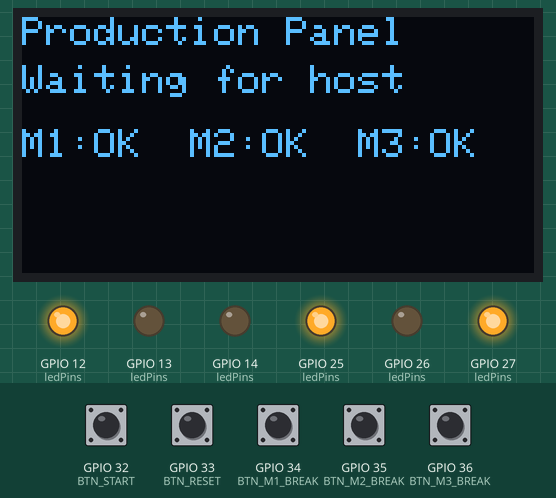
This sketch was run on a simulated ESP32. On the bench: 128×64 one-colour display, output pins drawn as LEDs (lit = HIGH). The inputs (shaded band) are chosen by the test bench; at power-on: GPIO 32 (BTN_START), GPIO 33 (BTN_RESET) HIGH, GPIO 34 (BTN_M1_BREAK), GPIO 35 (BTN_M2_BREAK), GPIO 36 (BTN_M3_BREAK) LOW. What the sketch prints to the serial monitor is not drawn.

Above: at 1.3 s.
1.4 s: GPIO 34 (BTN_M1_BREAK) pulled HIGH for 0.15 s
At 2.3 s:
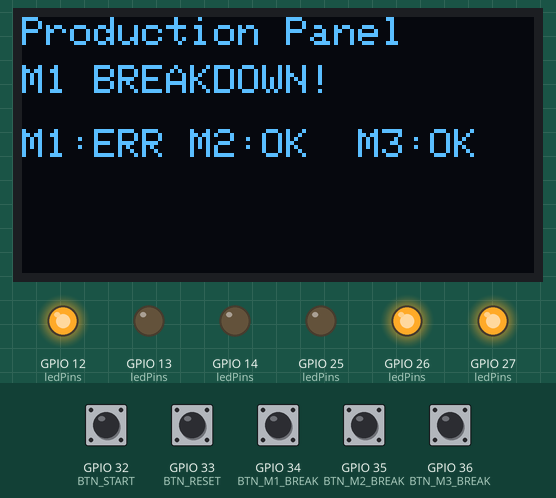
3.0 s: GPIO 32 (BTN_START) pulled LOW for 0.15 s
At 4.1 s:
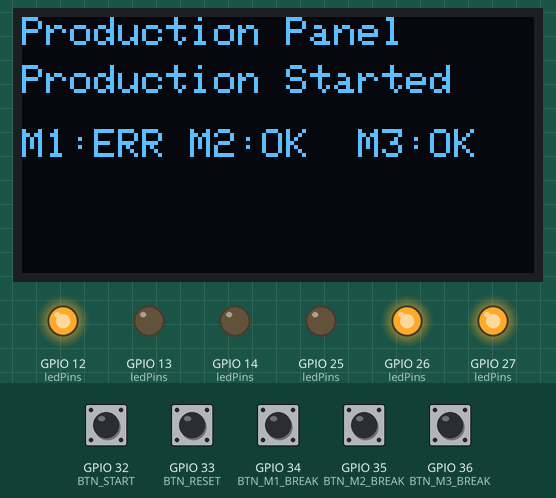
4.6 s: GPIO 33 (BTN_RESET) pulled LOW for 0.15 s
At 5.1 s:
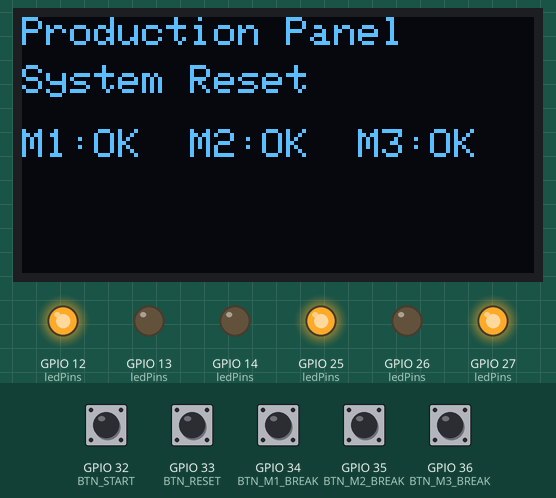
6.2 s: GPIO 32 (BTN_START) pulled LOW for 1 s
At 6.5 s:
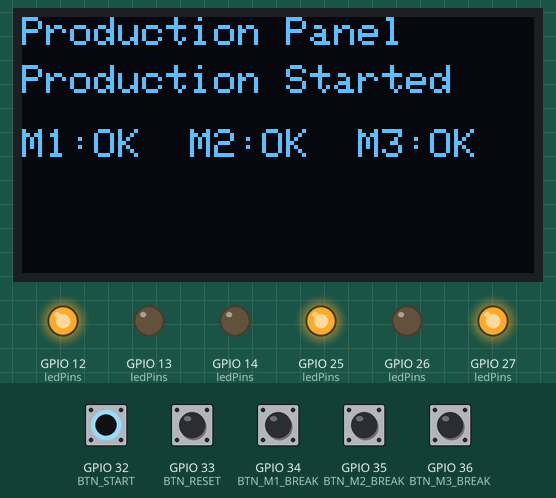
8.7 s: GPIO 35 (BTN_M2_BREAK) pulled HIGH for 0.15 s
At 9.2 s:
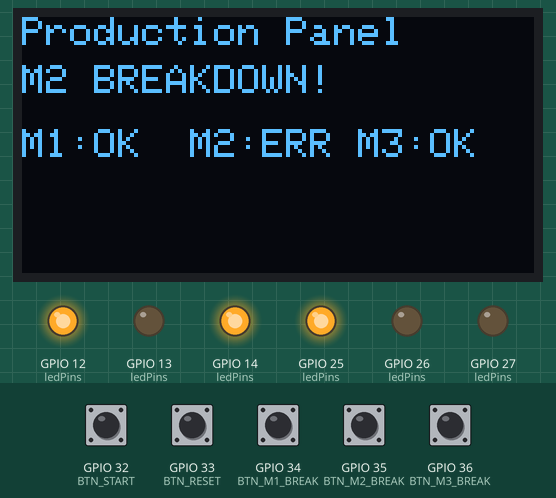
10.3 s: GPIO 36 (BTN_M3_BREAK) pulled HIGH for 0.15 s
At 11.4 s:
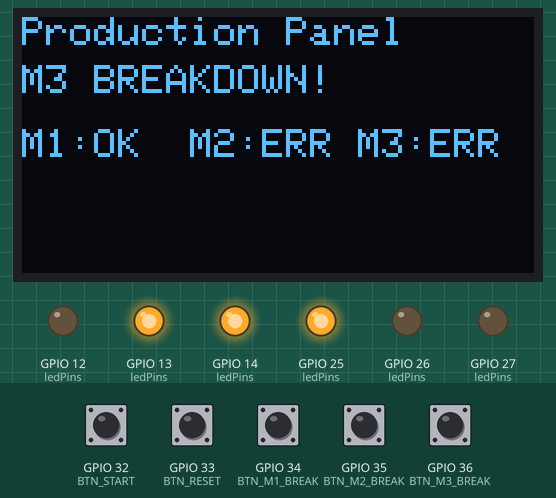
Timing chart, 0 to 12.9 s (numbered marks = the images above; inputs shaded):
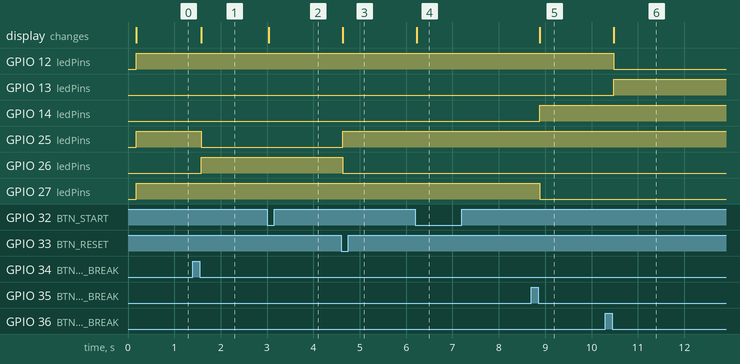

Measured:
- after the input at 1.4 s, GPIO 25 (ledPins): HIGH → LOW after 0.18 s; GPIO 26 (ledPins): LOW → HIGH after 0.18 s; the display: changes after 0.18 s (image 1)
- after the input at 3.0 s, the display: changes at once (image 2)
- after the input at 4.6 s, GPIO 25 (ledPins): LOW → HIGH at once; GPIO 26 (ledPins): HIGH → LOW at once; the display: changes at once (image 3)
- after the input at 6.2 s, the display: changes at once (image 4)
- after the input at 8.7 s, GPIO 14 (ledPins): LOW → HIGH after 0.18 s; GPIO 27 (ledPins): HIGH → LOW after 0.18 s; the display: changes after 0.18 s (image 5)
- after the input at 10.3 s, GPIO 12 (ledPins): HIGH → LOW after 0.18 s; GPIO 13 (ledPins): LOW → HIGH after 0.18 s; the display: changes after 0.18 s (image 6)

The sketch:

esp32_controller.ino
```cpp
/*
  ESP32 Production Control Panel Firmware
  ========================================

  Hardware:
  - 3 RGB LEDs (or 3 sets of R/G LEDs) for machine status
  - 5 push buttons: Start, Reset, M1 Breakdown, M2 Breakdown, M3 Breakdown
  - 1 SSD1306 OLED display (I2C)

  Communication:
  - USB Serial at 115200 baud
  - Newline-delimited JSON protocol

  The ESP32 is the physical interface / controller.
  Python on the laptop is the scheduling engine and source of truth.
*/

#include <Arduino.h>
#include <ArduinoJson.h>
#include <Wire.h>
#include <Adafruit_GFX.h>
#include <Adafruit_SSD1306.h>

// ===== Pin Definitions =====
// Machine Status LEDs (Active HIGH)
// Each machine has a Green LED (available/idle) and a Red LED (busy/down)
#define M1_LED_GREEN 25
#define M1_LED_RED   26
#define M2_LED_GREEN 27
#define M2_LED_RED   14
#define M3_LED_GREEN 12
#define M3_LED_RED   13

// Push Buttons (Active LOW with internal pull-up)
#define BTN_START    32
#define BTN_RESET    33
#define BTN_M1_BREAK 34
#define BTN_M2_BREAK 35
#define BTN_M3_BREAK 36

// OLED Display (I2C)
#define OLED_WIDTH   128
#define OLED_HEIGHT  64
#define OLED_ADDR    0x3C
#define OLED_SDA     21
#define OLED_SCL     22

// ===== Configuration =====
#define SERIAL_BAUD  115200
#define DEBOUNCE_MS  250        // Button debounce time
#define HEARTBEAT_MS 5000       // Heartbeat interval
#define SERIAL_BUFFER_SIZE 512  // Max JSON message size

// ===== OLED Display =====
Adafruit_SSD1306 display(OLED_WIDTH, OLED_HEIGHT, &Wire, -1);
bool oledAvailable = false;

// ===== Machine States =====
enum MachineState {
  STATE_IDLE,
  STATE_BUSY,
  STATE_DOWN
};

MachineState machineStates[3] = {STATE_IDLE, STATE_IDLE, STATE_IDLE};
const char* machineNames[3] = {"M1", "M2", "M3"};

// ===== Button State =====
struct Button {
  int pin;
  unsigned long lastPress;
  bool lastState;
};

Button buttons[5] = {
  {BTN_START,    0, HIGH},
  {BTN_RESET,    0, HIGH},
  {BTN_M1_BREAK, 0, HIGH},
  {BTN_M2_BREAK, 0, HIGH},
  {BTN_M3_BREAK, 0, HIGH}
};

// ===== Serial Buffer =====
char serialBuffer[SERIAL_BUFFER_SIZE];
int bufferIndex = 0;

// ===== Timing =====
unsigned long lastHeartbeat = 0;
String displayLine1 = "Production Panel";
String displayLine2 = "Ready";
String displayLine3 = "";
String displayLine4 = "";

// ===== Function Prototypes =====
void setupPins();
void setupOLED();
void handleButtons();
void handleSerial();
void processMessage(const char* json);
void sendEvent(const char* type, const char* data = nullptr);
void updateLEDs();
void updateDisplay();
void setMachineState(int machineIdx, MachineState state);

// ===== Setup =====
void setup() {
  Serial.begin(SERIAL_BAUD);
  delay(100);

  setupPins();
  setupOLED();

  // Send startup message
  sendEvent("STARTUP");

  displayLine1 = "Production Panel";
  displayLine2 = "Waiting for host";
  updateDisplay();
}

// ===== Main Loop =====
void loop() {
  handleButtons();
  handleSerial();
  updateLEDs();

  // Periodic heartbeat
  if (millis() - lastHeartbeat >= HEARTBEAT_MS) {
    sendEvent("HEARTBEAT");
    lastHeartbeat = millis();
  }

  delay(10); // Small delay to prevent watchdog issues
}

// ===== Pin Setup =====
void setupPins() {
  // LED outputs
  int ledPins[] = {
    M1_LED_GREEN, M1_LED_RED,
    M2_LED_GREEN, M2_LED_RED,
    M3_LED_GREEN, M3_LED_RED
  };
  for (int i = 0; i < 6; i++) {
    pinMode(ledPins[i], OUTPUT);
    digitalWrite(ledPins[i], LOW);
  }

  // Button inputs with pull-up
  // Note: GPIO 34, 35, 36 do not have internal pull-ups on ESP32
  // Use external 10k pull-up resistors for these pins
  pinMode(BTN_START, INPUT_PULLUP);
  pinMode(BTN_RESET, INPUT_PULLUP);
  pinMode(BTN_M1_BREAK, INPUT);  // Needs external pull-up
  pinMode(BTN_M2_BREAK, INPUT);  // Needs external pull-up
  pinMode(BTN_M3_BREAK, INPUT);  // Needs external pull-up
}

// ===== OLED Setup =====
void setupOLED() {
  Wire.begin(OLED_SDA, OLED_SCL);
  if (display.begin(SSD1306_SWITCHCAPVCC, OLED_ADDR)) {
    oledAvailable = true;
    display.clearDisplay();
    display.setTextSize(1);
    display.setTextColor(SSD1306_WHITE);
    display.setCursor(0, 0);
    display.println("Smart Production");
    display.println("Scheduling System");
    display.println();
    display.println("Initializing...");
    display.display();
  }
}

// ===== Button Handling =====
void handleButtons() {
  unsigned long now = millis();

  for (int i = 0; i < 5; i++) {
    bool currentState = digitalRead(buttons[i].pin);

    // Detect falling edge (button press, active LOW)
    if (currentState == LOW && buttons[i].lastState == HIGH) {
      if (now - buttons[i].lastPress >= DEBOUNCE_MS) {
        buttons[i].lastPress = now;

        switch (i) {
          case 0: // START
            sendEvent("START");
            displayLine2 = "Production Started";
            break;
          case 1: // RESET
            sendEvent("RESET");
            for (int m = 0; m < 3; m++) {
              machineStates[m] = STATE_IDLE;
            }
            displayLine2 = "System Reset";
            break;
          case 2: // M1 BREAKDOWN
            sendEvent("BREAKDOWN", "{\"machine\":\"M1\"}");
            displayLine2 = "M1 BREAKDOWN!";
            setMachineState(0, STATE_DOWN);
            break;
          case 3: // M2 BREAKDOWN
            sendEvent("BREAKDOWN", "{\"machine\":\"M2\"}");
            displayLine2 = "M2 BREAKDOWN!";
            setMachineState(1, STATE_DOWN);
            break;
          case 4: // M3 BREAKDOWN
            sendEvent("BREAKDOWN", "{\"machine\":\"M3\"}");
            displayLine2 = "M3 BREAKDOWN!";
            setMachineState(2, STATE_DOWN);
            break;
        }
        updateDisplay();
      }
    }
    buttons[i].lastState = currentState;
  }
}

// ===== Serial Handling =====
void handleSerial() {
  while (Serial.available() > 0) {
    char c = Serial.read();

    if (c == '\n' || c == '\r') {
      if (bufferIndex > 0) {
        serialBuffer[bufferIndex] = '\0';
        processMessage(serialBuffer);
        bufferIndex = 0;
      }
    } else {
      if (bufferIndex < SERIAL_BUFFER_SIZE - 1) {
        serialBuffer[bufferIndex++] = c;
      } else {
        // Buffer overflow — discard
        bufferIndex = 0;
      }
    }
  }
}

// ===== Process Incoming JSON Message =====
void processMessage(const char* json) {
  StaticJsonDocument<512> doc;
  DeserializationError error = deserializeJson(doc, json);

  if (error) {
    // Invalid JSON — ignore silently
    return;
  }

  const char* type = doc["type"] | "UNKNOWN";

  if (strcmp(type, "STATUS_UPDATE") == 0) {
    // Update machine states
    JsonObject machines = doc["data"]["machines"];
    for (int i = 0; i < 3; i++) {
      if (machines.containsKey(machineNames[i])) {
        const char* state = machines[machineNames[i]];
        if (strcmp(state, "IDLE") == 0) {
          setMachineState(i, STATE_IDLE);
        } else if (strcmp(state, "BUSY") == 0) {
          setMachineState(i, STATE_BUSY);
        } else if (strcmp(state, "DOWN") == 0) {
          setMachineState(i, STATE_DOWN);
        }
      }
    }

    // Update display text
    const char* displayText = doc["data"]["display"] | nullptr;
    if (displayText) {
      displayLine3 = String(displayText);
    }
    updateDisplay();

    // Send acknowledgement
    sendEvent("ACK", "{\"ack\":\"STATUS_UPDATE\"}");
  }
  else if (strcmp(type, "DISPLAY_TEXT") == 0) {
    const char* line1 = doc["data"]["line1"] | nullptr;
    const char* line2 = doc["data"]["line2"] | nullptr;
    const char* line3 = doc["data"]["line3"] | nullptr;
    const char* line4 = doc["data"]["line4"] | nullptr;

    if (line1) displayLine1 = String(line1);
    if (line2) displayLine2 = String(line2);
    if (line3) displayLine3 = String(line3);
    if (line4) displayLine4 = String(line4);
    updateDisplay();
  }
  else if (strcmp(type, "SCHEDULE_UPD") == 0) {
    displayLine2 = "Schedule Updated";
    updateDisplay();
    sendEvent("ACK", "{\"ack\":\"SCHEDULE_UPD\"}");
  }
  else if (strcmp(type, "MACHINE_STATE") == 0) {
    const char* machine = doc["data"]["machine"] | "M1";
    const char* state = doc["data"]["state"] | "IDLE";
    int idx = -1;
    for (int i = 0; i < 3; i++) {
      if (strcmp(machineNames[i], machine) == 0) {
        idx = i;
        break;
      }
    }
    if (idx >= 0) {
      if (strcmp(state, "IDLE") == 0) setMachineState(idx, STATE_IDLE);
      else if (strcmp(state, "BUSY") == 0) setMachineState(idx, STATE_BUSY);
      else if (strcmp(state, "DOWN") == 0) setMachineState(idx, STATE_DOWN);
    }
  }
}

// ===== Send Event to Python =====
void sendEvent(const char* type, const char* data) {
  StaticJsonDocument<256> doc;
  doc["type"] = type;
  doc["timestamp"] = millis();

  if (data != nullptr) {
    // Parse the data string as JSON and attach it
    StaticJsonDocument<128> dataDoc;
    DeserializationError err = deserializeJson(dataDoc, data);
    if (!err) {
      doc["data"] = dataDoc.as<JsonObject>();
    }
  } else {
    doc.createNestedObject("data");
  }

  serializeJson(doc, Serial);
  Serial.println(); // Newline delimiter
}

// ===== Update LED Indicators =====
void updateLEDs() {
  int greenPins[3] = {M1_LED_GREEN, M2_LED_GREEN, M3_LED_GREEN};
  int redPins[3]   = {M1_LED_RED,   M2_LED_RED,   M3_LED_RED};

  for (int i = 0; i < 3; i++) {
    switch (machineStates[i]) {
      case STATE_IDLE:
        digitalWrite(greenPins[i], HIGH);  // Green ON
        digitalWrite(redPins[i], LOW);     // Red OFF
        break;
      case STATE_BUSY:
        // Green blinking — use millis for non-blocking blink
        digitalWrite(greenPins[i], (millis() / 500) % 2 ? HIGH : LOW);
        digitalWrite(redPins[i], LOW);
        break;
      case STATE_DOWN:
        digitalWrite(greenPins[i], LOW);   // Green OFF
        digitalWrite(redPins[i], HIGH);    // Red ON
        break;
    }
  }
}

// ===== Set Machine State =====
void setMachineState(int machineIdx, MachineState state) {
  if (machineIdx >= 0 && machineIdx < 3) {
    machineStates[machineIdx] = state;
  }
}

// ===== Update OLED Display =====
void updateDisplay() {
  if (!oledAvailable) return;

  display.clearDisplay();
  display.setTextSize(1);
  display.setTextColor(SSD1306_WHITE);

  // Line 1: Title
  display.setCursor(0, 0);
  display.println(displayLine1);

  // Line 2: Status
  display.setCursor(0, 12);
  display.println(displayLine2);

  // Machine status bar
  display.setCursor(0, 28);
  for (int i = 0; i < 3; i++) {
    display.print(machineNames[i]);
    display.print(":");
    switch (machineStates[i]) {
      case STATE_IDLE: display.print("OK "); break;
      case STATE_BUSY: display.print("RUN"); break;
      case STATE_DOWN: display.print("ERR"); break;
    }
    if (i < 2) display.print(" ");
  }

  // Lines 3-4: Additional info
  if (displayLine3.length() > 0) {
    display.setCursor(0, 42);
    display.println(displayLine3);
  }
  if (displayLine4.length() > 0) {
    display.setCursor(0, 54);
    display.println(displayLine4);
  }

  display.display();
}
```
